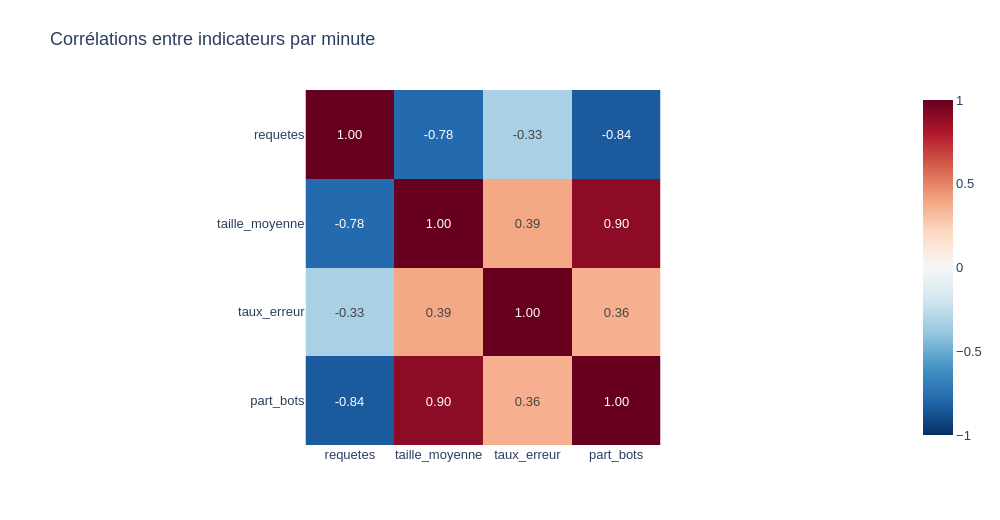

Notebook code for this chart:
### Markdown cell above
### <b><div style='padding:15px;background-color:#d8dcd6;color:#030aa7;font-size:120%;text-align: left'>Plotly</div></b>

### Code cell
ID_GRAPHIQUE = '04_04'
BIBLIOTHEQUE = 'plotly'
fig=px.imshow(corr,zmin=-1,zmax=1,color_continuous_scale='RdBu_r',text_auto='.2f')
montrer_plotly(fig,'Corrélations entre indicateurs par minute')

### Figure 1 — Plotly figure (JSON) as saved in the notebook; plotly's stock layout.template omitted (floating-point values rounded to 4 significant figures)
{"data": [{"coloraxis": "coloraxis", "hovertemplate": "x: %{x}<br>y: %{y}<br>color: %{z}<extra></extra>", "name": "0", "texttemplate": "%{z:.2f}", "type": "heatmap", "x": ["requetes", "taille_moyenne", "taux_erreur", "part_bots"], "xaxis": "x", "y": ["requetes", "taille_moyenne", "taux_erreur", "part_bots"], "yaxis": "y", "z": [[1.0, -0.7832, -0.3282, -0.8401], [-0.7832, 1.0, 0.3894, 0.8985], [-0.3282, 0.3894, 1.0, 0.3619], [-0.8401, 0.8985, 0.3619, 1.0]]}], "layout": {"coloraxis": {"autocolorscale": false, "cmax": 1, "cmin": -1, "colorscale": [[0, "rgb(5,48,97)"], [0.1, "rgb(33,102,172)"], [0.2, "rgb(67,147,195)"], [0.3, "rgb(146,197,222)"], [0.4, "rgb(209,229,240)"], [0.5, "rgb(247,247,247)"], [0.6, "rgb(253,219,199)"], [0.7, "rgb(244,165,130)"], [0.8, "rgb(214,96,77)"], [0.9, "rgb(178,24,43)"], [1, "rgb(103,0,31)"]]}, "font": {"family": "Arial", "size": 13}, "height": 520, "margin": {"b": 75, "l": 70, "r": 45, "t": 90}, "title": {"text": "Corrélations entre indicateurs par minute"}, "width": 1000, "xaxis": {"anchor": "y", "constrain": "domain", "domain": [0, 1], "scaleanchor": "y"}, "yaxis": {"anchor": "x", "autorange": "reversed", "constrain": "domain", "domain": [0, 1]}}}
